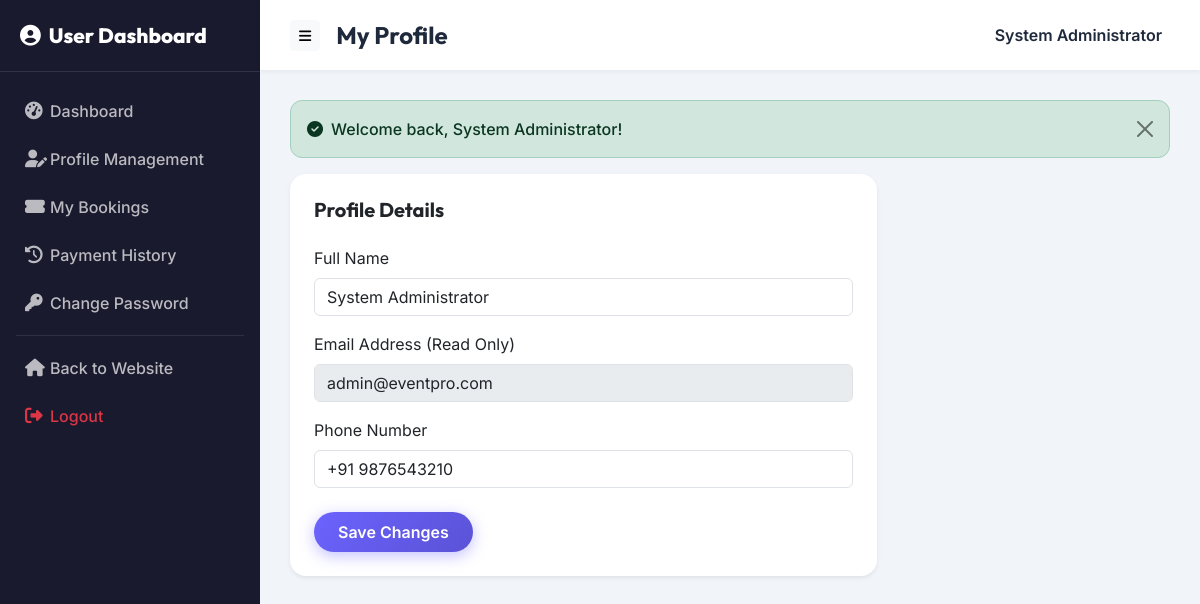
Screenshot of /user/profile.php (signed in) with the database file from the repository.
### tables this page shows
CREATE TABLE IF NOT EXISTS `users` (
  `id` INT AUTO_INCREMENT PRIMARY KEY,
  `name` VARCHAR(100) NOT NULL,
  `email` VARCHAR(150) NOT NULL UNIQUE,
  `password` VARCHAR(255) NOT NULL,
  `phone` VARCHAR(20) DEFAULT NULL,
  `avatar` VARCHAR(255) DEFAULT 'assets/images/default-avatar.png',
  `role` ENUM('user', 'organizer', 'admin') NOT NULL DEFAULT 'user',
  `status` ENUM('active', 'inactive', 'banned') NOT NULL DEFAULT 'active',
  `email_verified` TINYINT(1) DEFAULT 1,
  `verification_token` VARCHAR(100) DEFAULT NULL,
  `reset_token` VARCHAR(100) DEFAULT NULL,
  `reset_expiry` DATETIME DEFAULT NULL,
  `created_at` DATETIME DEFAULT CURRENT_TIMESTAMP,
  `updated_at` DATETIME DEFAULT CURRENT_TIMESTAMP ON UPDATE CURRENT_TIMESTAMP
);

### includes/auth.php (called while the page is built, shortened)
<?php
function is_logged_in(): bool {
    return !empty($_SESSION['user_id']);
}
function get_auth_user(PDO $pdo): ?array {
    $stmt = $pdo->prepare("SELECT * FROM users WHERE id = ? AND status = 'active'");
    $stmt->execute([$_SESSION['user_id']]);
    return $stmt->fetch() ?: null;
}

### user/profile.php (the view, shortened to what this page needs)
<?php
include '../includes/user/header.php';
$user = get_auth_user($pdo);
?>
<div class="card border-0 shadow-sm rounded-4 p-4 col-lg-8">
    <h5 class="fw-bold mb-4">Profile Details</h5>
    <form method="POST" action="">
        <div class="mb-3">
            <label class="form-label font-semibold">Full Name</label>
            <input type="text" name="name" class="form-control" value="<?= xss_clean($user['name']) ?>" required>
        </div>
        <div class="mb-3">
            <label class="form-label font-semibold">Email Address (Read Only)</label>
            <input type="email" class="form-control" value="<?= xss_clean($user['email']) ?>" readonly disabled>
        </div>
        <div class="mb-4">
            <label class="form-label font-semibold">Phone Number</label>
            <input type="text" name="phone" class="form-control" value="<?= xss_clean($user['phone']) ?>">
        </div>
        <button type="submit" class="btn btn-accent px-4 py-2 rounded-pill font-semibold">Save Changes</button>
    </form>
</div>
<?php include '../includes/user/footer.php'; ?>

### assets/css/style.css (style rules this page uses)
:root { --primary: #1a1a2e; --primary-light: #16213e; --secondary: #0f3460; --accent: #6c63ff; --accent-hover: #5a52d5; --gold: #f4c430; --teal: #00d4aa; --danger: #ef4444; --success: #22c55e; --warning: #f59e0b; --text-dark: #1e293b; --text-muted: #64748b; --bg-light: #f8fafc; --white: #ffffff; --border: #e2e8f0; --shadow: 0 4px 6px -1px rgba(0,0,0,0.1); --shadow-lg: 0 20px 60px rgba(0,0,0,0.15); --radius: 12px; --radius-lg: 20px; --transition: all 0.3s ease; --font-main: 'Inter', sans-serif; --font-heading: 'Outfit', sans-serif; }
body { font-family: var(--font-main); color: var(--text-dark); background-color: var(--bg-light); overflow-x: hidden; }
h1, h2, h3, h4, h5, h6 { font-family: var(--font-heading); font-weight: 700; }
.btn-accent { background: linear-gradient(135deg, var(--accent) 0%, var(--accent-hover) 100%); color: var(--white); border: none; font-weight: 600; padding: 12px 28px; border-radius: 30px; transition: var(--transition); box-shadow: 0 4px 15px rgba(108, 99, 255, 0.4); }

### rows the page displays
users: name "System Administrator", email "admin@eventpro.com", phone "+91 9876543210"

### other values shown
xss_clean($page_title) "My Profile"
xss_clean($_SESSION['user_name']) "System Administrator"
xss_clean($flash['message']) "Welcome back, System Administrator!"
